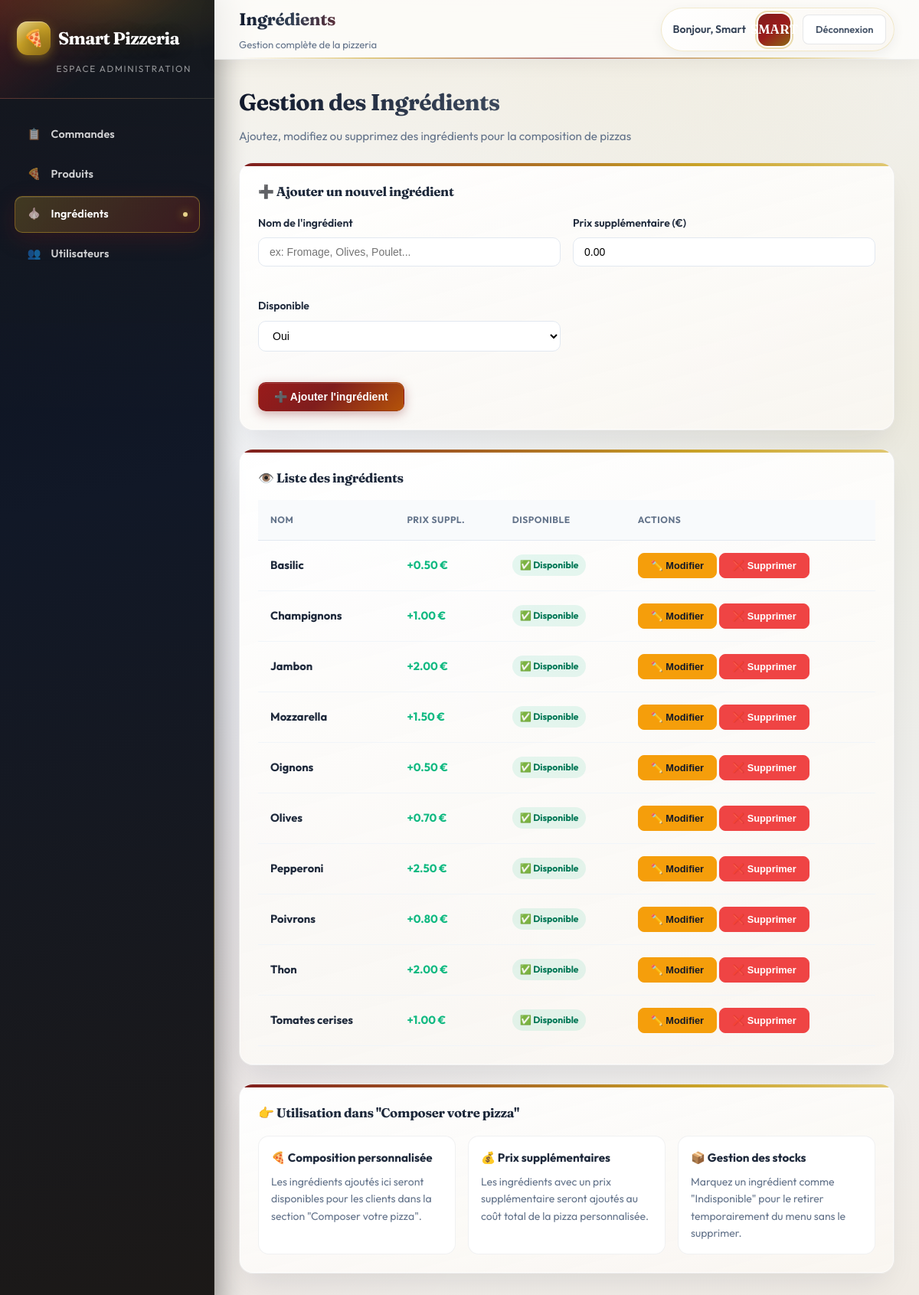
The app's page /index.php?url=admin/ingredients (signed in) with its own data.
### tables this page shows
CREATE TABLE ingredients (
    id INT AUTO_INCREMENT PRIMARY KEY,
    nom VARCHAR(100) NOT NULL,
    prix_supplementaire DECIMAL(5,2) DEFAULT 0.00,
    disponible TINYINT(1) DEFAULT 1
);

### core/Controller.php (called while the page is built, shortened)
<?php
require_once __DIR__ . '/../config/database.php';
class Controller {
    protected $db;
    public function __construct() {
        $database = new Database();
        $this->db = $database->getConnection();
    }
    public function view($view, $data = []) {
        extract($data);
        require_once __DIR__ . "/../app/views/" . $view . ".php";
    }
    public function model($model) {
        return new $model($this->db);
    }
}
?>

### app/controllers/AdminController.php (called while the page is built, shortened)
<?php
class AdminController extends Controller {
    public function ingredients() {
        $ingredient = $this->model('Ingredient');
        $ingredients = $ingredient->getAllAdmin();
        $this->view('admin/ingredients', [
            'ingredients' => $ingredients,
            'user_logged_in' => $this->isLoggedIn()
        ]);
    }
}
?>

### core/App.php (called while the page is built, shortened)
<?php
class App {
    protected $method = 'index';
    public function __construct() {
        $url = $this->parseUrl();
        if ($url && file_exists(__DIR__ . '/../app/controllers/' . $url[0] . 'Controller.php')) {
            unset($url[0]);
        }
        $this->controller = new $this->controller;
        if (isset($url[1])) {
            if (method_exists($this->controller, $url[1])) {
                $this->method = $url[1];
                unset($url[1]);
            }
        }
        $this->params = $url ? array_values($url) : [];
        call_user_func_array([$this->controller, $this->method], $this->params);
    }
    public function parseUrl() {
        if (isset($_GET['url'])) {
            return explode('/', filter_var(rtrim($_GET['url'], '/'), FILTER_SANITIZE_URL));
        }
        return [];
    }
}
?>

### index.php (called while the page is built)
<?php
require_once 'core/App.php';
require_once 'core/Controller.php';
require_once 'config/database.php';
$app = new App();
?>

### config/database.php (called while the page is built, shortened)
<?php
class Database {
    private $host = 'localhost';
    private $db_name = 'smart_pizzaria';
    private $username = 'root';
    private $password = '';
    public function getConnection() {
        $this->conn = null;
        try {
            $this->conn = new PDO("mysql:host=" . $this->host . ";dbname=" . $this->db_name, $this->username, $this->password);
            $this->conn->exec("set names utf8");
            $this->conn->setAttribute(PDO::ATTR_ERRMODE, PDO::ERRMODE_EXCEPTION);
        } catch(PDOException $exception) {
            echo "Connection error: " . $exception->getMessage();
        }
        return $this->conn;
    }
}
?>

### app/models/Ingredient.php (called while the page is built, shortened)
<?php
class Ingredient {
    private $conn;
    private $table_name = "ingredients";
    public function __construct($db) {
        $this->conn = $db;
    }
    public function getAllAdmin() {
        $query = "SELECT * FROM " . $this->table_name . " ORDER BY nom";
        $stmt = $this->conn->prepare($query);
        $stmt->execute();
        return $stmt->fetchAll(PDO::FETCH_ASSOC);
    }
}
?>

### app/views/admin/ingredients.php (the view, shortened to what this page needs)
 <div class="page-header">
     <h1 class="page-title">Gestion des Ingrédients</h1>
     <p class="page-description">Ajoutez, modifiez ou supprimez des ingrédients pour la composition de pizzas</p>
 </div>
 <div class="product-form">
     <h2>➕ Ajouter un nouvel ingrédient</h2>
     <form id="add-ingredient-form">
                    <div class="form-grid">
                        <div class="form-group">
                            <label for="nom">Nom de l'ingrédient</label>
                            <input type="text" id="nom" name="nom" placeholder="ex: Fromage, Olives, Poulet..." required>
                        </div>
                        <div class="form-group">
                            <label for="prix_supplementaire">Prix supplémentaire (€)</label>
                            <input type="number" id="prix_supplementaire" name="prix_supplementaire" step="0.01" min="0" value="0.00">
                        </div>
                        <div class="form-group">
                            <label for="disponible">Disponible</label>
                            <select id="disponible" name="disponible">
                                <option value="1">Oui</option>
                            </select>
                        </div>
                    </div>
                    <button type="submit" class="btn btn-primary">➕ Ajouter l'ingrédient</button>
                </form>
 </div>
 <div class="products-table">
     <h2>👁️ Liste des ingrédients</h2>
     <table>
                    <thead>
                        <tr>
                            <th>Nom</th>
                            <th>Prix suppl.</th>
                            <th>Disponible</th>
                            <th>Actions</th>
                        </tr>
                    </thead>
                    <tbody>
                        <?php if (isset($ingredients) && !empty($ingredients)): ?>
                            <?php foreach ($ingredients as $ingredient): ?>
                                <tr>
                                    <td>
                                        <strong><?php echo htmlspecialchars($ingredient['nom']); ?></strong>
                                    </td>
                                    <td>
                                        <?php if ($ingredient['prix_supplementaire'] > 0): ?>
                                            <span class="price">+<?php echo number_format($ingredient['prix_supplementaire'], 2); ?> €</span>
                                        <?php else: ?>
                                            <span class="price">Gratuit</span>
                                        <?php endif; ?>
                                    </td>
                                    <td>
                                        <span class="status-badge <?php echo $ingredient['disponible'] ? 'status-ready' : 'status-cancelled'; ?>">
                                            <?php echo $ingredient['disponible'] ? '✅ Disponible' : '❌ Indisponible'; ?>
                                        </span>
                                    </td>
                                    <td>
                                        <button class="btn btn-sm btn-warning edit-ingredient"
                                                data-ingredient-id="<?php echo $ingredient['id']; ?>"
                                                data-nom="<?php echo htmlspecialchars($ingredient['nom'], ENT_QUOTES); ?>"
                                                data-prix-supp="<?php echo $ingredient['prix_supplementaire']; ?>"
                                                data-disponible="<?php echo $ingredient['disponible']; ?>">
                                            ✏️ Modifier
                                        </button>
                                        <button class="btn btn-sm btn-danger delete-ingredient" data-ingredient-id="<?php echo $ingredient['id']; ?>">
                                            ❌ Supprimer
                                        </button>
                                    </td>
                                </tr>
                            <?php endforeach; ?>
                        <?php endif; ?>
                    </tbody>
                </table>
 </div>
 <div class="info-section">
     <h2>👉 Utilisation dans "Composer votre pizza"</h2>
     <div class="info-grid">
         <div class="info-card">
             <h3>🍕 Composition personnalisée</h3>
             <p>Les ingrédients ajoutés ici seront disponibles pour les clients dans la section "Composer votre pizza".</p>
         </div>
         <div class="info-card">
             <h3>💰 Prix supplémentaires</h3>
             <p>Les ingrédients avec un prix supplémentaire seront ajoutés au coût total de la pizza personnalisée.</p>
         </div>
         <div class="info-card">
             <h3>📦 Gestion des stocks</h3>
             <p>Marquez un ingrédient comme "Indisponible" pour le retirer temporairement du menu sans le supprimer.</p>
         </div>
     </div>
 </div>
<?php
$content = ob_get_clean();
$active_page = 'ingredients';
require __DIR__ . '/layout.php';
?>

### app/views/admin/layout.php (shortened to what this page needs)
<!DOCTYPE html>
<html lang="fr">
<head>
    <link rel="stylesheet" href="/ProjetPizza2/public/css/admin-professional.css">
</head>
<body class="admin-body-wow">
    <div class="admin-layout">
        <aside class="admin-sidebar">
            <div class="admin-header">
                <h1>Smart Pizzeria</h1>
                <p class="admin-subtitle">Espace administration</p>
            </div>
            <nav class="admin-nav">
                <ul>
                    <li><a href="/ProjetPizza2/index.php?url=admin/orders" class="<?php echo $active_page === 'orders' ? 'active' : ''; ?>">Commandes</a></li>
                    <li><a href="/ProjetPizza2/index.php?url=admin/products" class="<?php echo $active_page === 'products' ? 'active' : ''; ?>">Produits</a></li>
                    <li><a href="/ProjetPizza2/index.php?url=admin/ingredients" class="<?php echo $active_page === 'ingredients' ? 'active' : ''; ?>">Ingrédients</a></li>
                    <li><a href="/ProjetPizza2/index.php?url=admin/users" class="<?php echo $active_page === 'users' ? 'active' : ''; ?>">Utilisateurs</a></li>
                </ul>
            </nav>
        </aside>
        <main class="admin-main">
            <header class="admin-topbar">
                <div class="topbar-title-wrap">
                    <h2 class="page-title"><?php echo $page_title ?? 'Administration'; ?></h2>
                    <p class="topbar-subtitle">Gestion complète de la pizzeria</p>
                </div>
                <div class="admin-user-info">
                    <span>Bonjour, <?php echo $_SESSION['prenom'] ?? 'Admin'; ?></span>
                    <div class="admin-avatar">
                        <?php echo strtoupper(substr($_SESSION['prenom'] ?? 'A', 0)); ?>
                    </div>
                    <a href="/ProjetPizza2/index.php?url=auth/logout" class="btn btn-secondary btn-sm">Déconnexion</a>
                </div>
            </header>
            <div class="admin-content">
                <?php echo $content ?? ''; ?>
            </div>
        </main>
    </div>
</body>
</html>

### records on screen
ingredients: nom "Basilic", prix_supplementaire "0.50", disponible "✅ Disponible"
ingredients: nom "Champignons", prix_supplementaire "1.00", disponible "✅ Disponible"
ingredients: nom "Jambon", prix_supplementaire "2.00", disponible "✅ Disponible"
ingredients: nom "Mozzarella", prix_supplementaire "1.50", disponible "✅ Disponible"
ingredients: nom "Oignons", prix_supplementaire "0.50", disponible "✅ Disponible"
ingredients: nom "Olives", prix_supplementaire "0.70", disponible "✅ Disponible"
ingredients: nom "Pepperoni", prix_supplementaire "2.50", disponible "✅ Disponible"
ingredients: nom "Poivrons", prix_supplementaire "0.80", disponible "✅ Disponible"
ingredients: nom "Thon", prix_supplementaire "2.00", disponible "✅ Disponible"
ingredients: nom "Tomates cerises", prix_supplementaire "1.00", disponible "✅ Disponible"

### other values on screen
$_SESSION['prenom'] "Smart"
substr($_SESSION['prenom'] ?? 'A', 0) "SMART"
